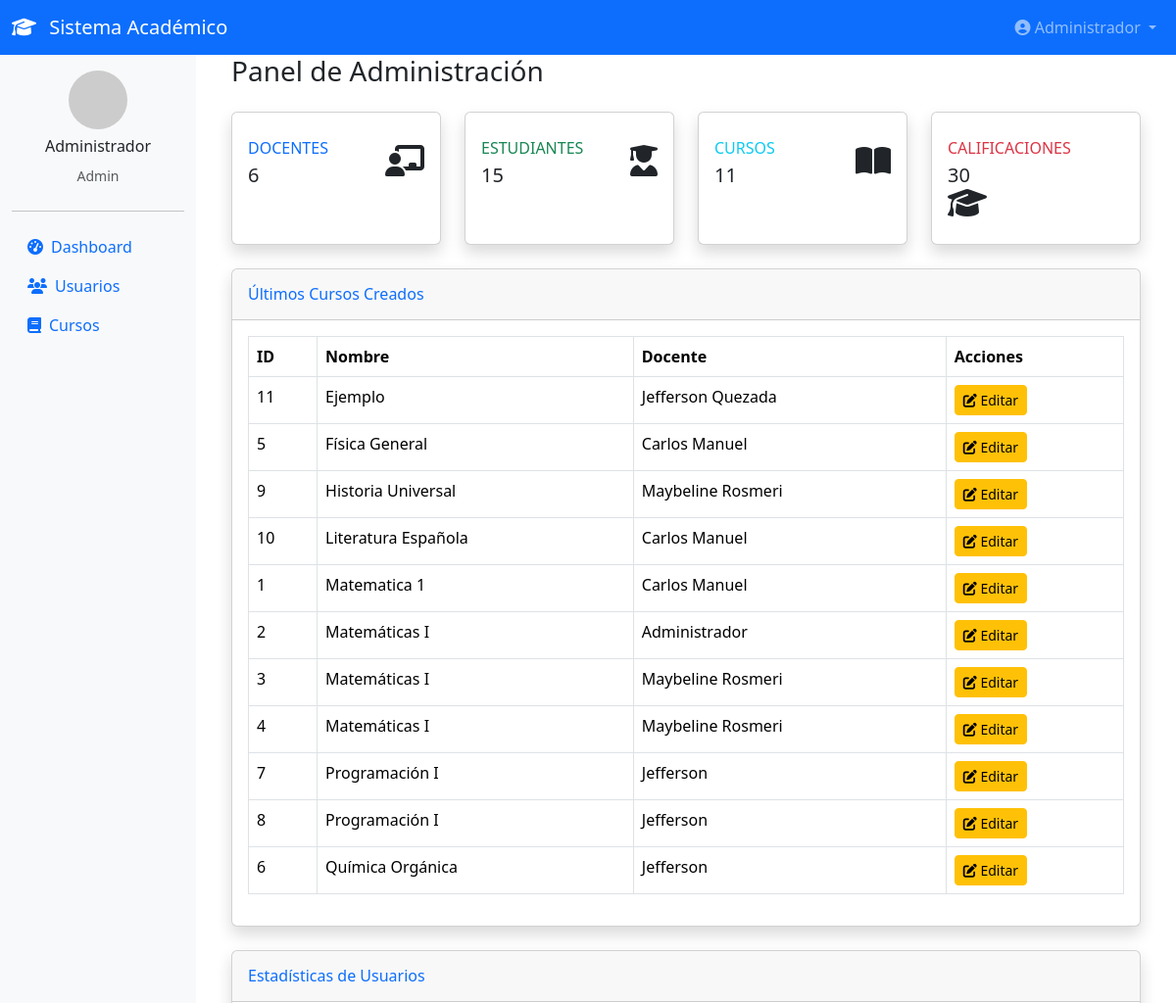
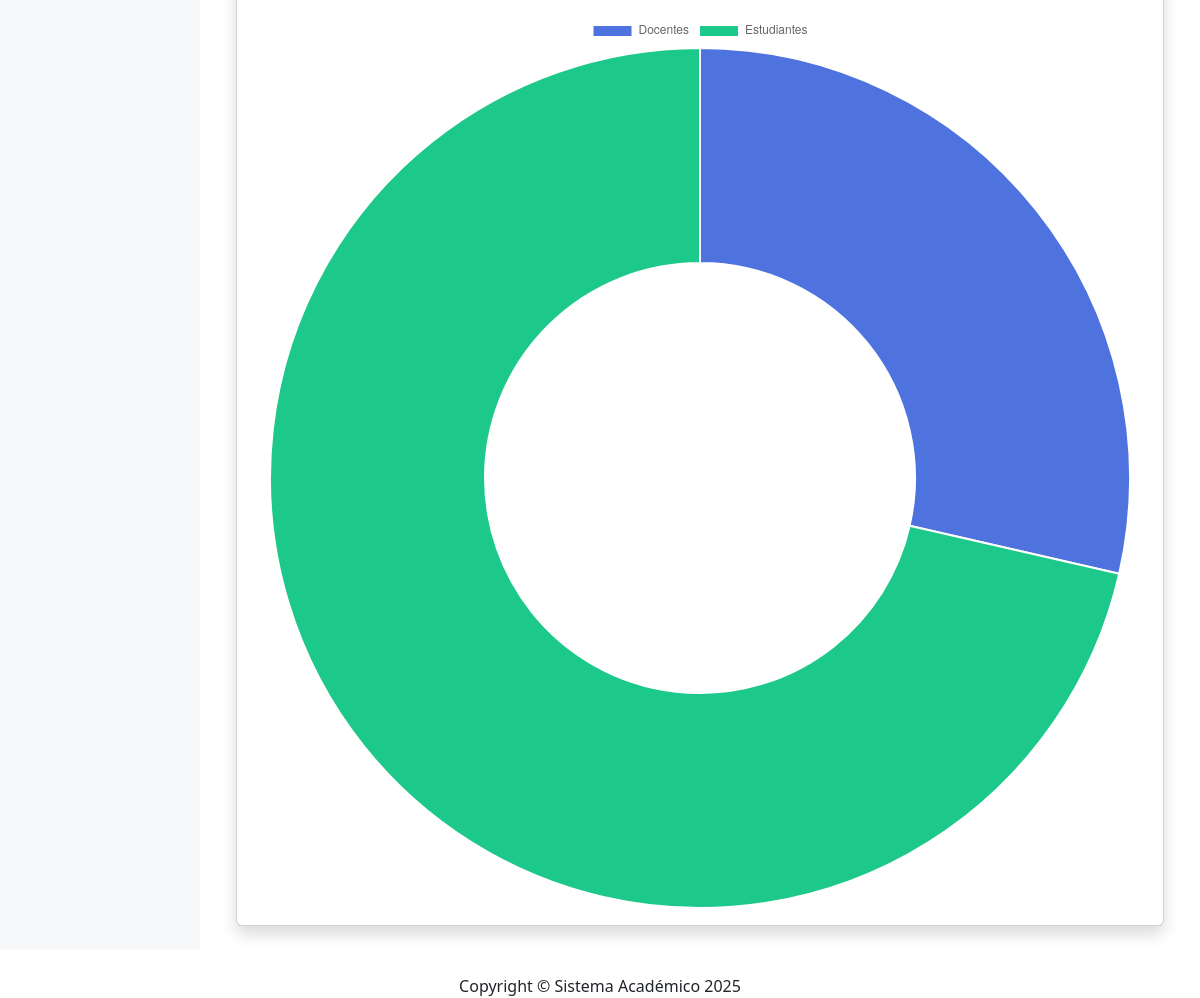
The app's page /admin/dashboard.php (signed in) with its own data (2 pictures, top to bottom).
### tables this page shows
CREATE TABLE `cursos` (
  `id_curso` int(11) NOT NULL AUTO_INCREMENT,
  `nombre_curso` varchar(100) NOT NULL,
  `descripcion` text DEFAULT NULL,
  `id_docente` int(11) NOT NULL,
  `contrasena` varchar(255) NOT NULL,
  `capacidad` int(11) NOT NULL DEFAULT 50,
  `grupo` enum('A','B') DEFAULT NULL,
  PRIMARY KEY (`id_curso`),
  KEY `id_docente` (`id_docente`),
  CONSTRAINT `cursos_ibfk_1` FOREIGN KEY (`id_docente`) REFERENCES `usuarios` (`id_usuario`) ON DELETE CASCADE
);

CREATE TABLE `usuarios` (
  `id_usuario` int(11) NOT NULL AUTO_INCREMENT,
  `nombre` varchar(100) NOT NULL,
  `correo` varchar(100) NOT NULL,
  `contrasena` varchar(255) NOT NULL,
  `rol` enum('docente','estudiante','admin') NOT NULL,
  `fecha_registro` timestamp NOT NULL DEFAULT current_timestamp(),
  `primer_login` tinyint(1) DEFAULT 0,
  `mfa_codigo` varchar(10) DEFAULT NULL,
  PRIMARY KEY (`id_usuario`),
  UNIQUE KEY `correo` (`correo`)
);

### admin/controllers/DashboardController.php (called while the page is built, shortened)
<?php
require_once __DIR__ . '/../models/ReporteModel.php';
require_once __DIR__ . '/../models/CursoModel.php';
class DashboardController {
    public function index() {
        $reporteModel = new ReporteModel();
        $cursoModel = new CursoModel();
        $estadisticas = $reporteModel->estadisticasGenerales();
        $ultimos_cursos = $cursoModel->listarCursos();
        include __DIR__ . '/../views/dashboard.php';
    }
}
?>

### admin/models/ReporteModel.php (called while the page is built, shortened)
<?php
require_once __DIR__ . '/../../includes/conexion.php';
class ReporteModel {
    private $pdo;
    public function __construct() {
        global $pdo;
        $this->pdo = $pdo;
    }
    public function estadisticasGenerales() {
        $sql = "SELECT
            (SELECT COUNT(*) FROM usuarios WHERE rol = 'docente') as docentes,
            (SELECT COUNT(*) FROM usuarios WHERE rol = 'estudiante') as estudiantes,
            (SELECT COUNT(*) FROM cursos) as cursos,
            (SELECT COUNT(*) FROM notas) as calificaciones";
        $stmt = $this->pdo->prepare($sql);
        $stmt->execute();
        return $stmt->fetch();
    }
}
?>

### admin/models/CursoModel.php (called while the page is built, shortened)
<?php
require_once __DIR__ . '/../../includes/conexion.php';
class CursoModel {
    private $pdo;
    public function __construct() {
        global $pdo;
        $this->pdo = $pdo;
    }
    public function listarCursos() {
        $sql = "SELECT c.*, u.nombre as docente FROM cursos c JOIN usuarios u ON c.id_docente = u.id_usuario ORDER BY c.nombre_curso";
        $stmt = $this->pdo->prepare($sql);
        $stmt->execute();
        return $stmt->fetchAll();
    }
}
?>

### admin/views/dashboard.php (the view, shortened to what this page needs)
<?php
include __DIR__ . '/../../includes/header.php';
$estadisticas = $estadisticas ?? ['docentes'=>0, 'estudiantes'=>0, 'cursos'=>0, 'calificaciones'=>0];
$ultimos_cursos = $ultimos_cursos ?? [];
?>
<div class="container-fluid">
    <h1 class="h3 mb-4 text-gray-800">Panel de Administración</h1>
    <div class="row">
        <div class="col-xl-3 col-md-6 mb-4">
            <div class="card border-left-primary shadow h-100 py-2">
                <div class="card-body">
                    <div class="row no-gutters align-items-center">
                        <div class="col mr-2">
                            <div class="text-xs font-weight-bold text-primary text-uppercase mb-1">Docentes</div>
                            <div class="h5 mb-0 font-weight-bold text-gray-800"><?= $estadisticas['docentes'] ?></div>
                        </div>
                        <div class="col-auto">
                            <i class="fas fa-chalkboard-teacher fa-2x text-gray-300"></i>
                        </div>
                    </div>
                </div>
            </div>
        </div>
        <div class="col-xl-3 col-md-6 mb-4">
            <div class="card border-left-success shadow h-100 py-2">
                <div class="card-body">
                    <div class="row no-gutters align-items-center">
                        <div class="col mr-2">
                            <div class="text-xs font-weight-bold text-success text-uppercase mb-1">Estudiantes</div>
                            <div class="h5 mb-0 font-weight-bold text-gray-800"><?= $estadisticas['estudiantes'] ?></div>
                        </div>
                        <div class="col-auto">
                            <i class="fas fa-user-graduate fa-2x text-gray-300"></i>
                        </div>
                    </div>
                </div>
            </div>
        </div>
        <div class="col-xl-3 col-md-6 mb-4">
            <div class="card border-left-info shadow h-100 py-2">
                <div class="card-body">
                    <div class="row no-gutters align-items-center">
                        <div class="col mr-2">
                            <div class="text-xs font-weight-bold text-info text-uppercase mb-1">Cursos</div>
                            <div class="h5 mb-0 font-weight-bold text-gray-800"><?= $estadisticas['cursos'] ?></div>
                        </div>
                        <div class="col-auto">
                            <i class="fas fa-book-open fa-2x text-gray-300"></i>
                        </div>
                    </div>
                </div>
            </div>
        </div>
        <div class="col-xl-3 col-md-6 mb-4">
            <div class="card border-left-danger shadow h-100 py-2">
                <div class="card-body">
                    <div class="row no-gutters align-items-center">
                        <div class="col mr-2">
                            <div class="text-xs font-weight-bold text-danger text-uppercase mb-1">Calificaciones</div>
                            <div class="h5 mb-0 font-weight-bold text-gray-800"><?= $estadisticas['calificaciones'] ?></div>
                        </div>
                        <div class="col-auto">
                            <i class="fas fa-graduation-cap fa-2x text-gray-300"></i>
                        </div>
                    </div>
                </div>
            </div>
        </div>
    </div>
    <div class="card shadow mb-4">
        <div class="card-header py-3">
            <h6 class="m-0 font-weight-bold text-primary">Últimos Cursos Creados</h6>
        </div>
        <div class="card-body">
            <div class="table-responsive">
                <table class="table table-bordered">
                    <thead>
                        <tr>
                            <th>ID</th>
                            <th>Nombre</th>
                            <th>Docente</th>
                            <th>Acciones</th>
                        </tr>
                    </thead>
                    <tbody>
                        <?php foreach ($ultimos_cursos as $curso): ?>
                        <tr>
                            <td><?= $curso['id_curso'] ?></td>
                            <td><?= htmlspecialchars($curso['nombre_curso']) ?></td>
                            <td><?= htmlspecialchars($curso['docente']) ?></td>
                            <td>
                                <a href="../index.php?accion=cursos_editar&id=<?= $curso['id_curso'] ?>" class="btn btn-sm btn-warning">
                                    <i class="fas fa-edit"></i> Editar
                                </a>
                            </td>
                        </tr>
                        <?php endforeach; ?>
                    </tbody>
                </table>
            </div>
        </div>
    </div>
    <div class="card shadow mb-4">
        <div class="card-header py-3">
            <h6 class="m-0 font-weight-bold text-primary">Estadísticas de Usuarios</h6>
        </div>
        <div class="card-body">
            <canvas id="graficoUsuarios" width="400" height="150"></canvas>
        </div>
    </div>
</div>
<script>
const ctx = document.getElementById('graficoUsuarios').getContext('2d');
const chart = new Chart(ctx, {
    type: 'doughnut',
    data: {
        labels: ['Docentes', 'Estudiantes'],
        datasets: [{
            data: [<?= $estadisticas['docentes'] ?>, <?= $estadisticas['estudiantes'] ?>],
            backgroundColor: ['#4e73df', '#1cc88a']
        }]
    }
});
</script>
<?php
include __DIR__ . '/../../includes/footer.php';

### admin/index.php (shortened to what this page needs)
<?php
$accion = $_GET['accion'] ?? 'dashboard';
switch ($accion) {
    case 'dashboard':
    default:
        require_once 'controllers/DashboardController.php';
        $controller = new DashboardController();
        $controller->index();
        break;
}
?>

### includes/header.php (shortened to what this page needs)
<!DOCTYPE html>
<html lang="es">
<head>
    <link href="https://cdn.jsdelivr.net/npm/bootstrap@5.3.3/dist/css/bootstrap.min.css" rel="stylesheet">
    <link rel="stylesheet" href="https://cdnjs.cloudflare.com/ajax/libs/font-awesome/6.4.0/css/all.min.css">
</head>
<body>
<nav class="navbar navbar-expand-lg navbar-dark bg-primary">
    <div class="container-fluid">
        <a class="navbar-brand" href="<?php echo BASE_URL; ?>">
            <i class="fas fa-graduation-cap me-2"></i> Sistema Académico
        </a>
        <div class="collapse navbar-collapse" id="navbarNav">
            <ul class="navbar-nav ms-auto">
                <?php if (isset($_SESSION['id_usuario'])): ?>
                <li class="nav-item dropdown">
                    <a class="nav-link dropdown-toggle" href="#" id="navbarDropdown" role="button" data-bs-toggle="dropdown">
                        <i class="fas fa-user-circle"></i> <?php echo htmlspecialchars($_SESSION['nombre']); ?>
                    </a>
                </li>
                <?php endif; ?>
            </ul>
        </div>
    </div>
</nav>
<?php if (isset($_SESSION['id_usuario'])): ?>
<div class="container-fluid">
    <div class="row">
        <nav class="col-md-3 col-lg-2 d-md-block bg-light sidebar collapse">
            <div class="position-sticky pt-3">
                <div class="text-center mb-4">
                    <img src="https://ui-avatars.com/api/?name=<?php echo urlencode($_SESSION['nombre']); ?>&background=007bff&color=fff" class="rounded-circle mb-2" width="60">
                    <h6><?php echo htmlspecialchars($_SESSION['nombre']); ?></h6>
                    <small class="text-muted"><?php echo ucfirst($_SESSION['rol']); ?></small>
                </div>
                <hr>
                <ul class="nav flex-column">
                    <?php if ($_SESSION['rol'] == 'admin'): ?>
                    <li class="nav-item">
                        <a class="nav-link" href="<?php echo BASE_URL; ?>admin/index.php?accion=dashboard">
                            <i class="fas fa-tachometer-alt me-2"></i>Dashboard
                        </a>
                    </li>
                    <li class="nav-item">
                        <a class="nav-link" href="<?php echo BASE_URL; ?>admin/index.php?accion=usuarios">
                            <i class="fas fa-users me-2"></i>Usuarios
                        </a>
                    </li>
                    <li class="nav-item">
                        <a class="nav-link" href="<?php echo BASE_URL; ?>admin/index.php?accion=cursos">
                            <i class="fas fa-book me-2"></i>Cursos
                        </a>
                    </li>
                    <?php endif; ?>
                </ul>
            </div>
        </nav>
        <main class="col-md-9 ms-sm-auto col-lg-10 px-md-4">
<?php else: ?>
<div class="container-fluid">
<?php endif; ?>

### includes/footer.php (shortened to what this page needs)
</div>
        </div>
    <footer class="sticky-footer bg-white mt-4">
        <div class="container my-auto">
            <div class="copyright text-center my-auto">
                <span>Copyright &copy; Sistema Académico <?php echo date('Y'); ?></span>
            </div>
        </div>
    </footer>
</body>
</html>

### records on screen
cursos: id_curso "11", nombre_curso "Ejemplo", id_docente.nombre "Jefferson Quezada"
cursos: id_curso "5", nombre_curso "Física General", id_docente.nombre "Carlos Manuel"
cursos: id_curso "9", nombre_curso "Historia Universal", id_docente.nombre "Maybeline Rosmeri"
cursos: id_curso "10", nombre_curso "Literatura Española", id_docente.nombre "Carlos Manuel"
cursos: id_curso "1", nombre_curso "Matematica 1", id_docente.nombre "Carlos Manuel"
cursos: id_curso "2", nombre_curso "Matemáticas I", id_docente.nombre "Administrador"
cursos: id_curso "3", nombre_curso "Matemáticas I", id_docente.nombre "Maybeline Rosmeri"
cursos: id_curso "4", nombre_curso "Matemáticas I", id_docente.nombre "Maybeline Rosmeri"
cursos: id_curso "7", nombre_curso "Programación I", id_docente.nombre "Jefferson"
cursos: id_curso "8", nombre_curso "Programación I", id_docente.nombre "Jefferson"
cursos: id_curso "6", nombre_curso "Química Orgánica", id_docente.nombre "Jefferson"

### other values on screen
$_SESSION['nombre'] "Administrador"
$_SESSION['rol'] "Admin"
$estadisticas['docentes'] "6"
$estadisticas['estudiantes'] "15"
$estadisticas['cursos'] "11"
$estadisticas['calificaciones'] "30"
chart data {{ $estadisticas['docentes'] }} 6
chart data {{ $estadisticas['estudiantes'] }} 15
